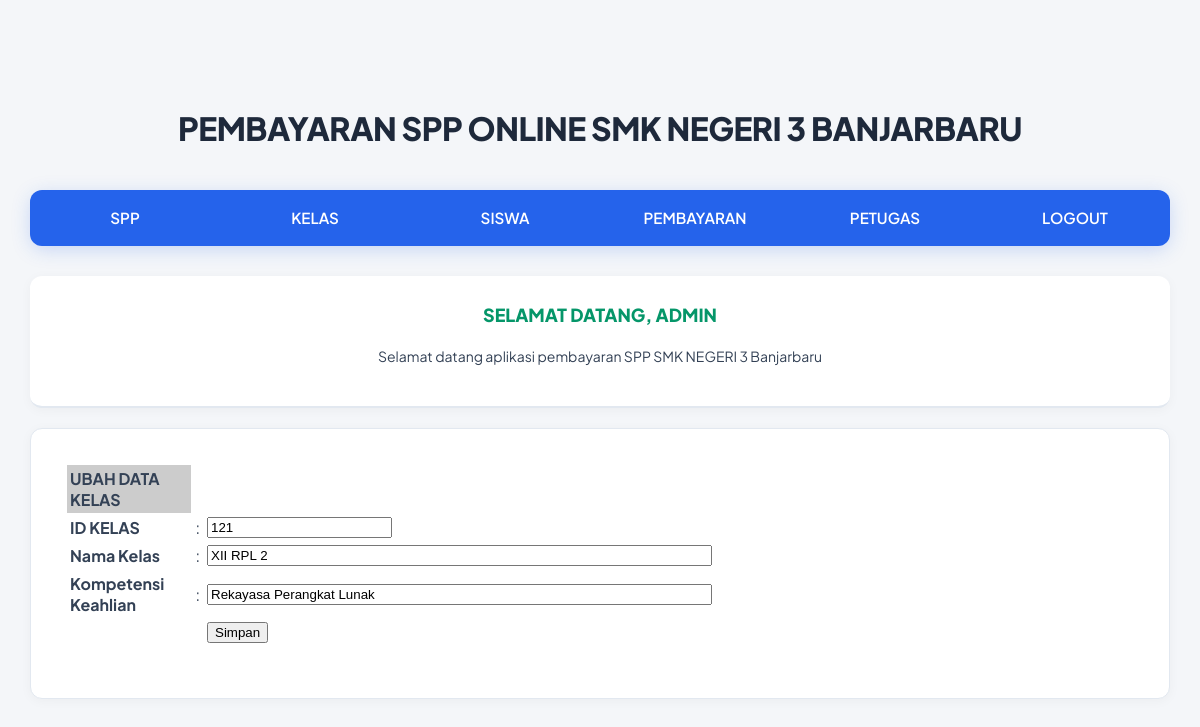
/admin/halaman_admin.php?open=edit_kelas&id_kelas=121 (signed in), run on the app's committed database.
### tables this page shows
CREATE TABLE `kelas` (
  `id_kelas` varchar(5) NOT NULL,
  `nama_kelas` varchar(10) NOT NULL,
  `kompetensi_keahlian` varchar(30) NOT NULL
);

### admin/edit_kelas.php (the view, shortened to what this page needs)
<?php
include_once "../src/koneksi.php";
$id_kelas = $_GET['id_kelas'];
$sql      = mysqli_query($koneksi, "SELECT * FROM kelas WHERE id_kelas ='$id_kelas'");
$data     = mysqli_fetch_array($sql);
?>
<form action="<?php $_SERVER['PHP_SELF']; ?>" method="post" name="form1" target="_self">
  <table class="table-list" width="650" border="0" cellspacing="1" cellpadding="3">
    <tr>
      <td bgcolor="#CCCCCC"><strong>UBAH DATA KELAS </strong></td>
      <td>&nbsp;</td>
      <td>&nbsp;</td>
    </tr>
    <tr>
      <td width="182"><strong>ID KELAS </strong></td>
      <td width="6">:</td>
      <td width="440"><input name="id_kelas" type="text" value="<?php echo $data['id_kelas']; ?>" readonly="true" /></td>
    </tr>
    <tr>
      <td><strong>Nama Kelas </strong></td>
      <td>:</td>
      <td><input name="nama_kelas" type="text" value="<?php echo $data['nama_kelas']; ?>" size="60" maxlength="100" /></td>
    </tr>
    <tr>
      <td><strong>Kompetensi Keahlian </strong></td>
      <td>:</td>
      <td><input name="kompetensi_keahlian" type="text" value="<?php echo $data['kompetensi_keahlian']; ?>" size="60" maxlength="100" /></td>
    </tr>
    <tr>
      <td>&nbsp;</td>
      <td>&nbsp;</td>
      <td><input name="btnSimpan" type="submit" id="btnSimpan" value="Simpan" /></td>
    </tr>
  </table>
</form>

### src/style.css (style rules this page uses)
* { box-sizing: border-box; }
body { background-color: #f4f6f9; margin: 0; font-family: 'Plus Jakarta Sans', -apple-system, BlinkMacSystemFont, sans-serif; color: #334155; line-height: 1.6; }

### data on the page
kelas: id_kelas "121", nama_kelas "XII RPL 2", kompetensi_keahlian "Rekayasa Perangkat Lunak"

### other printed values
$_SESSION['username'] "ADMIN"
